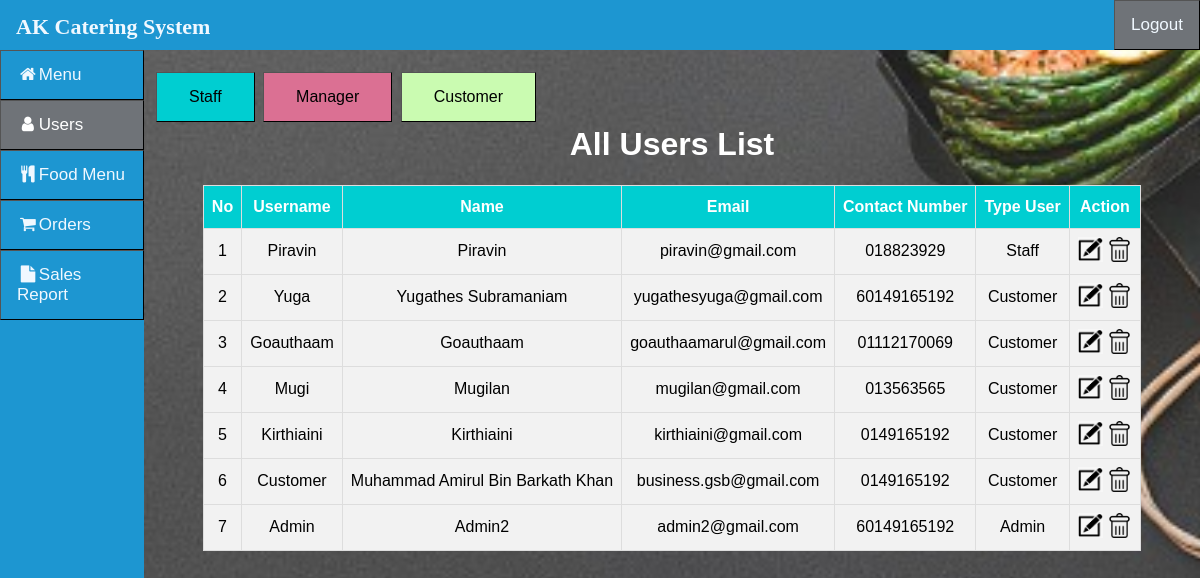
Before: /Admin/Users.php (signed in) with the older database file.
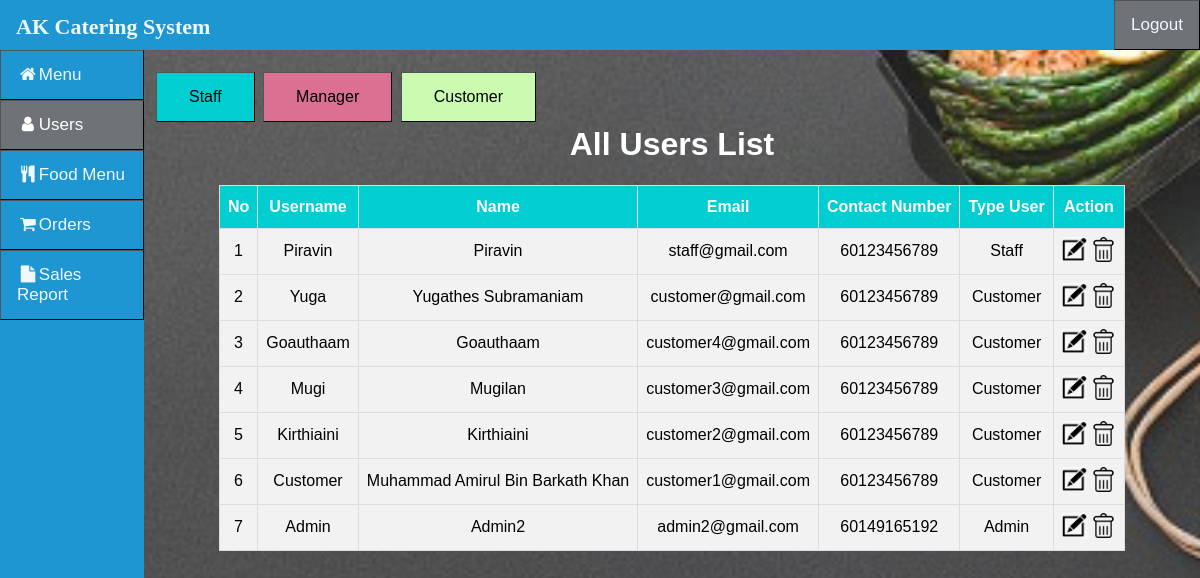
After: the same page with the newer database file.
### tables this page shows
CREATE TABLE `users` (
  `username` varchar(50) NOT NULL,
  `password` varchar(255) NOT NULL,
  `name` varchar(255) NOT NULL,
  `email` varchar(255) NOT NULL,
  `Hp` varchar(99) NOT NULL,
  `type_user` varchar(255) NOT NULL
);

### Admin/Users.php (the view, shortened to what this page needs)
<?php
if(isset ($_SESSION["username"]))
{	include "Header.php";
	?>
<!DOCTYPE html>
<html>
<head>
</head>
<body>
	<div class="main">
	<div class="sort">
		<a href="Users.php?sort=Staff" style="background-color: darkturquoise;" class="button button2">Staff</a>
		<a href="Users.php?sort=Manager" style="background-color: palevioletred;" class="button button2">Manager</a>
		<a href="Users.php?sort=User" style="background-color: #cafbb1;" class="button button2">Customer</a>
	</div>
<?php
	if(isset($_GET['sort']))
	{
		if($_GET['sort']=="User"){
			$queryGet = "select * from users WHERE type_user = 'Customer'";
			$resultGet = mysqli_query($link,$queryGet);
			echo '<h1 align="center">Customer List </h1>';
		}
		if($_GET['sort']=="Manager"){
			$queryGet = "select * from users WHERE type_user = 'Manager'";
			$resultGet = mysqli_query($link,$queryGet);
			echo '<h1 align="center">Manager List </h1>';
		}
		if($_GET['sort']=="Staff"){
			$queryGet = "select * from users WHERE type_user = 'Staff'";
			$resultGet = mysqli_query($link,$queryGet);
			echo '<h1 align="center">Staff List </h1>';
			?>
			<div class="mid">
			<form class="content2" action="Users.php" method="POST">
				<h1 class="header">Staff Registration</h1>
					<div class="input-group2">
						<?php include('Errors.php');?><br>
						<label>Username</label>
						<input type="text" name="username"><br><br>
						<label>Full Name</label>
						<input type="text" name="name"><br><br>
						<label>Email</label>
						<input type="email" name="email"><br><br>
						<label>Password</label>
						<input type="password" name="password"><br><br>
						<label>Contact Number</label>
						<input type="text" name="Hp" placeholder="0123456789"><br><br>
						<label>Type User</label>
						<select name="type_user" required>
							<option value="0">Choose One</option>
							<option value="Manager">Manager</option>
							<option value="Staff">Staff</option>
						<select>
					</div>
					<br><br>
					<button type="submit" class="btn" style="margin-top: 25px;" name="register">Register</button>
			</form>
	</div>
	<br><br><br><br>
			<?php
		}
	}
	else{
		$queryGet = "select * from users ORDER BY type_user DESC";
		$resultGet = mysqli_query($link,$queryGet);
		echo '<h1 align="center">All Users List </h1>';
	}
	if(!$resultGet)
	{
		die ("Invalid Query - get Items List: ". mysqli_error($link));
	}
	else
	{?>
	<table id="table" border="1" align="center">
		<tr>
			<th>No</th>
			<th>Username</th>
			<th>Name</th>
			<th>Email</th>
			<th>Contact Number</th>
			<th>Type User</th>
			<th>Action</th>
		</tr>
		<form>
<?php	$no=1;
		while($row= mysqli_fetch_array($resultGet, MYSQLI_BOTH))
		{
			?>
			<tr>
				<td><?php echo $no;?></td>
				<td><?php echo $row['username']?></td>
				<td><?php echo $row['name']?></td>
				<td><?php echo $row['email'];?></td>
				<td><?php echo $row['Hp']; ?></td>
				<td><?php echo $row['type_user']; ?></td>
				<td><a href="UsersEdit.php?id=<?php echo $row['username'];?>">
					<img border="0" alt="editB" src="../CSS/btn/editB.png" width="25" height="25"></a>
					<a href="Delete.php?sid=<?php echo $row['username'];?>" onclick="return confirm('Are you sure?')">
					<img border="0" alt="editB" src="../CSS/btn/delB.png" width="25" height="25"></a></a>
				</td>
			</tr>
<?php	$no++;}?>
		</form>
	</table>
<?php	}?>
<?php
}
else	{
	echo "No session exists or session has expired. Please log in again ";
	echo "Page will be redirect in 5 seconds";
	header('Refresh: 5; ../Auth/Login.php');
}
?>
</div>
</body>
</html>

### Admin/Header.php (shortened to what this page needs)
<head>
    <link rel="stylesheet" type="text/css" href="../CSS/topNav.css">
	<link rel="stylesheet" href="https://cdnjs.cloudflare.com/ajax/libs/font-awesome/4.7.0/css/font-awesome.min.css">
	<div class="sidebar">
        <a <?php if (basename($_SERVER['PHP_SELF']) == "home.php") echo "class='active'"?> href="home.php">
			<i class="fa fa-fw fa-home"></i>Menu
		</a>
		<a <?php if (basename($_SERVER['PHP_SELF']) == "Users.php") echo "class='active'"?> href="Users.php">
			<i class="fa fa-fw fa-user"></i>Users
		</a>
		<a <?php if (basename($_SERVER['PHP_SELF']) == "Menu.php") echo "class='active'"?> href="Menu.php">
			<i class="fa fa-fw fa-cutlery"></i>Food Menu</a>
		<a <?php if (basename($_SERVER['PHP_SELF']) == "Orders.php") echo "class='active'"?> href="Orders.php">
			<i class="fa fa-fw fa-shopping-cart"></i>Orders
		</a>
		<a <?php if (basename($_SERVER['PHP_SELF']) == "StockReport.php") echo "class='active'"?> href="StockReport.php">
			<i class="fa fa-fw fa-file"></i>Sales Report
		</a>
	</div>
	<div class="topnav">
		<h1 style="float: left;display:block;color: aliceblue;text-align: center;padding: 14px 16px;font-family: Times New Roman;font-size: 22px;padding-bottom: 10px;margin-top: 0px;margin-bottom: 0px;">
			AK Catering System
		</h1>
	<div class="auth">
<?php if(isset ($_SESSION["username"]))
    {?>
	    <a style="background-color:#6f7378;" href="../Auth/Logout.php"> Logout </a>
<?php
	}
	else
	{
	?>
	    <a style="background-color:#6f7378;" href="../Auth/Login.php"> Login </a>
<?php
	}?>
		</div>
	</div>
</head>
<h3 style="color:white;position: relative;">Hi Welcome</h3>

### css/topNav.css (style rules this page uses)
* { box-sizing: border-box; }
body { margin: 0; font-family: Arial, Helvetica, sans-serif !important; background-image: url("bc.jpg"); background-position: center; background-size: cover; background-attachment: fixed; position:absolute; top:10%; max-width: -webkit-fill-available; right: 0px; left: 0px; }
h1, h2 { text-align:center; color:white; }
.button { background-color: #4CAF50; border: solid; color: black; padding: 15px 32px; text-align: center; text-decoration: none; display: inline-block; font-size: 16px; margin: 4px 2px; cursor: pointer; -webkit-transition-duration: 0.4s; transition-duration: 0.4s; border-width:thin; border-color:black; border-style: outset; }
.auth { width: fit-content; position: fixed; height: auto; right:0; top: 0; z-index: 1080; text-align: right; }
.auth a { float: right; display:block; color: white; text-align: center; padding: 14px 16px; text-decoration: none; border-style:solid; border-width:thin; border-color:white; border-style: outset; font-size: 17px; position: relative; }
.topnav { background-color: #1D96D1; position: fixed; top: 0; right: 0; left: 0; z-index: 1030; height:50px; }
.topnav a { float: left; display:block; color: aliceblue; text-align: center; padding: 14px 16px; text-decoration: none; border-style:solid; border-width:thin; border-color:black; border-style: outset; font-size: 17px; }
#table { font-family: "Trebuchet MS", Arial, Helvetica, sans-serif; border-collapse: collapse; margin-bottom : 50px; }
#table td, #table th { border: 1px solid #ddd; padding: 8px; text-align: center; max-width: auto; }
#table img { text-align: center; max-width: auto; }
#table tr { background-color: #f2f2f2; }
#table th { padding-top: 12px; padding-bottom: 12px; text-align: center; background-color: #00CED1; color: white; max-width: auto; background-position: center; }

### Admin/Header.php (style rules this page uses)
body { font-family: "Lato", sans-serif; }
.sidebar { height: 100%; width: 12%; position: fixed; z-index: 1; top: 0; left: 0; background-color: #1D96D1; overflow-x: hidden; padding-top: 50px; }
.sidebar a { padding: 14px 16px; color: aliceblue; text-decoration: none; border-width: thin; border-color: black; border-style: outset; font-size: 17px; display: block; }
.sidebar a.active { background-color: #6F7378; color: white; }
.main { margin-left: 12%; padding: 0px 10px; margin-top:-30px; }

### Admin/Users.php (style rules this page uses)
.sort { position: relative; float:right; display: inline; width: 100%; margin-top: -25px; font: black; }

Changed rows visible on the page:
changed users "Piravin": email "piravin@gmail.com" → "staff@gmail.com"; Hp "018823929" → "60123456789"
changed users "Yuga": email "yugathesyuga@gmail.com" → "customer@gmail.com"; Hp "60149165192" → "60123456789"
changed users "Goauthaam": email "goauthaamarul@gmail.com" → "customer4@gmail.com"; Hp "01112170069" → "60123456789"
changed users "Mugi": email "mugilan@gmail.com" → "customer3@gmail.com"; Hp "013563565" → "60123456789"
changed users "Kirthiaini": email "kirthiaini@gmail.com" → "customer2@gmail.com"; Hp "0149165192" → "60123456789"
changed users "Muhammad Amirul Bin Barkath Khan": email "business.gsb@gmail.com" → "customer1@gmail.com"; Hp "0149165192" → "60123456789"
